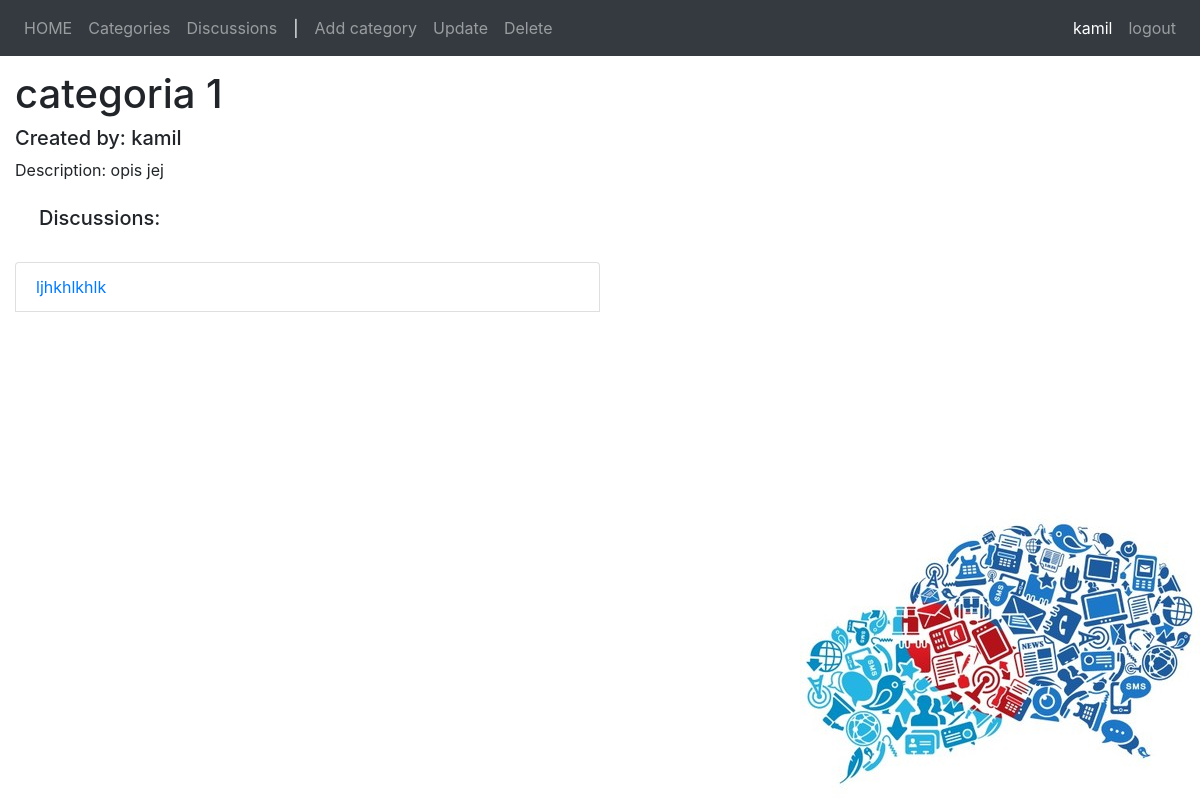
The app's page /categories/1/ (signed in), older data.
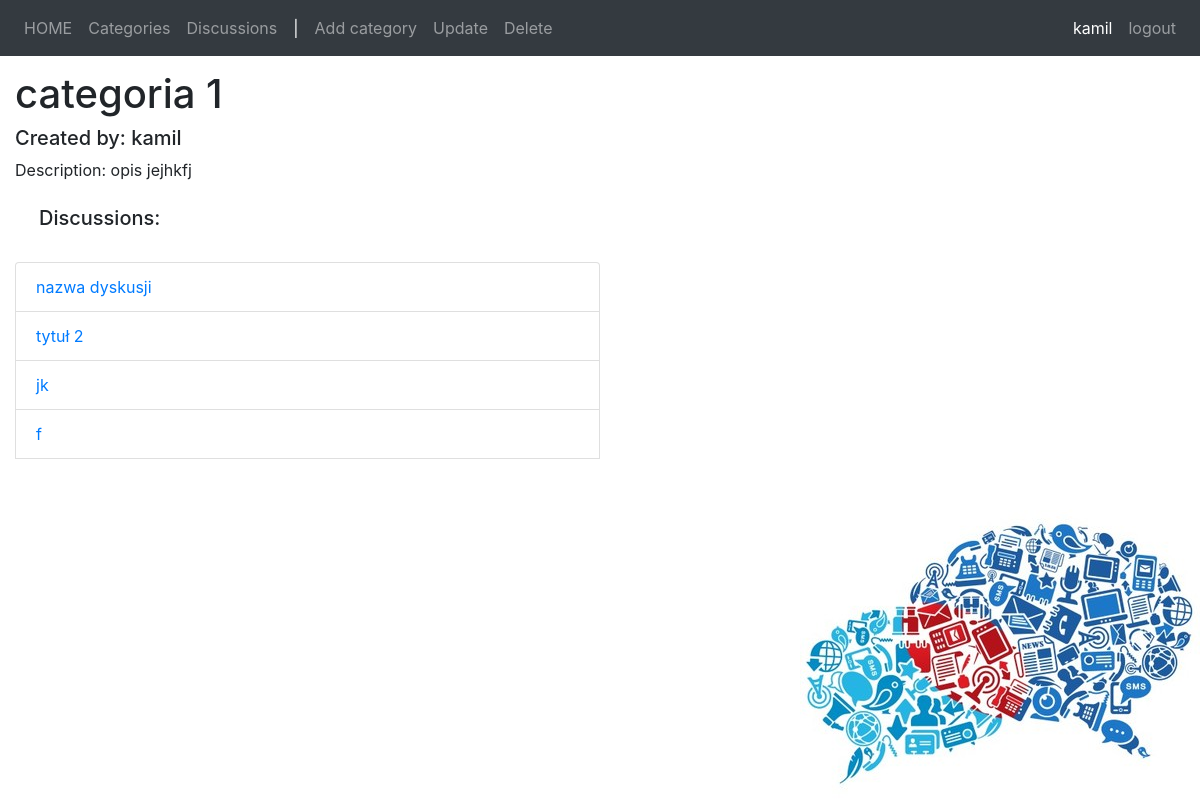
The same page, newer data.
### categories/models.py (models this page shows, shortened)
class Category(TimeStampedModel):
    title = models.CharField(max_length=256)
    body = models.TextField()
    created_by = models.ForeignKey(User, on_delete=models.CASCADE)

### discussions/models.py (models this page shows, shortened)
class Discussion(TimeStampedModel):
    categories = models.ForeignKey(Category, on_delete=models.CASCADE)
    title = models.CharField(max_length=256)
    created_by = models.ForeignKey(User, on_delete=models.CASCADE)

### categories/views.py (the view)
# urls.py: url(r'^(?P<pk>\d+)/$', CategoryDetailView.as_view(), name='category-detail'),
class CategoryDetailView(LoginRequiredMixin, DetailView):
    model = Category
    login_url = 'login'
    def get_context_data(self, **kwargs):
        context = super(CategoryDetailView, self).get_context_data(**kwargs)
        context['discussions'] = Discussion.objects.filter(categories=self.get_object().pk)
        return context

### categories/templates/categories/category_detail.html
{% extends "base.html" %}
{% block side_menu %}
    <li class="nav-item"><a class="nav-link" href="{% url 'index' %}">HOME</a></li>
    <li class="nav-item"><a class="nav-link" href="{% url 'category-list' %}">Categories</a></li>
    <li class="nav-item"><a class="nav-link" href="{% url 'discussion-list' %}">Discussions</a></li>
    <li class="nav-item nav-link text-white">|</li>
    <li class="nav-item"><a class="nav-link" href="{% url 'category-add' %}">Add category</a></li>
    {% if user == category.created_by %}
    <li class="nav-item"><a class="nav-link" href="{% url 'category-update' category.pk %}">Update</a></li>
    <li class="nav-item"><a class="nav-link" href="{% url 'category-delete' category.pk %}">Delete</a></li>
    {% endif%}
{% endblock %}
{% block content %}
    <h1>{{ category.title }}</h1>
    <h5>Created by: {{ category.created_by }}</h5>
    <div class="well well-lg">Description: {{ category.body }}</div>
    <h5 class="p-4">Discussions:</h5>
    <ul class="list-group">
    {% for discussion in discussions %}
        <li class="list-group-item w-50"><a href="{% url 'discussion-detail' discussion.pk %}">{{ discussion.title }}</a></li>
    {% empty %}
        No category yet.
    {% endfor %}
        {% load static %} <div class="fixed-bottom"><img class="float-right" src="{% static 'img/obrazek.jpg' %}"></div>
{% endblock %}

Row changes from the older to the newer data that the page shows:
changed Category "categoria 1": body "opis jej" → "opis jejhkfj"
changed Discussion: title "ljhkhlkhlk" → "nazwa dyskusji"
added Discussion: title "tytuł 2"
added Discussion: title "jk"
added Discussion: title "f"
